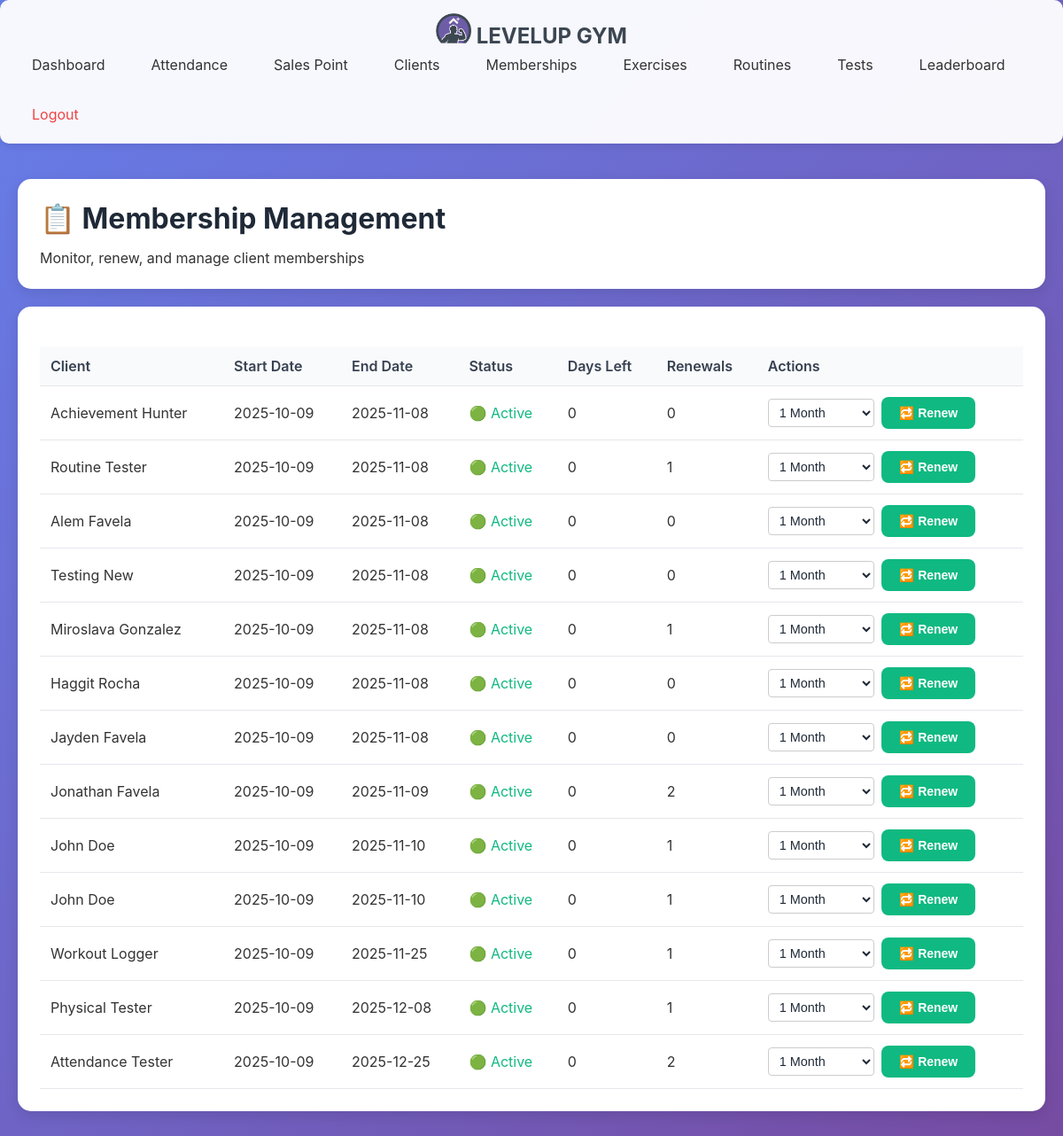
The app's page /admin/memberships, older data.
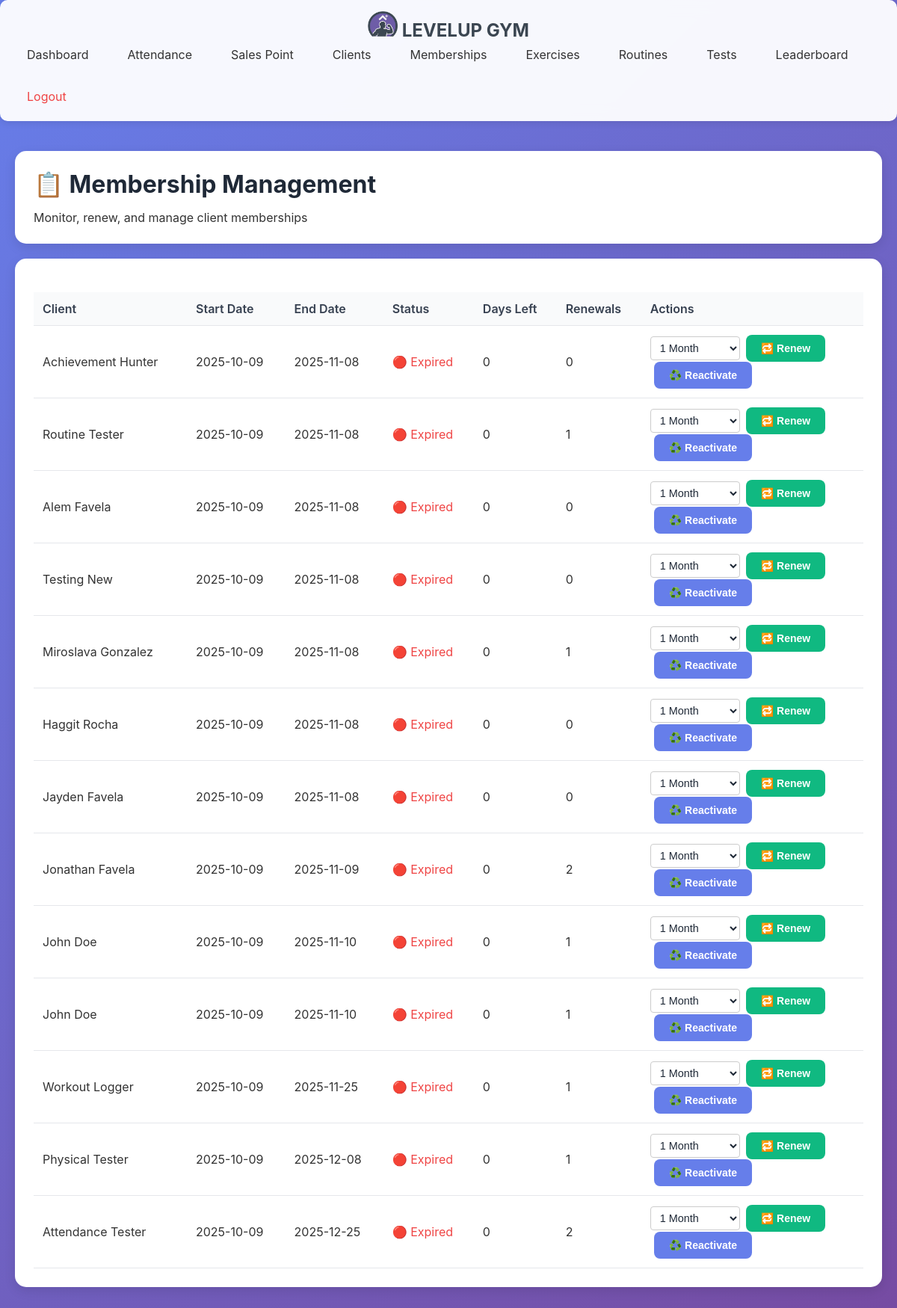
The same page, newer data.
### tables this page shows
CREATE TABLE client_memberships (
                membership_id INTEGER PRIMARY KEY AUTOINCREMENT,
                client_id INTEGER NOT NULL,
                start_date DATE NOT NULL,
                end_date DATE NOT NULL,
                status TEXT DEFAULT 'active',  -- active | expired | cancelled
                renewal_count INTEGER DEFAULT 0,
                last_renewal_date DATE,
                notes TEXT,
                FOREIGN KEY (client_id) REFERENCES clients(client_id) ON DELETE CASCADE
            );

### main.py (the view)
@app.route('/admin/memberships')
def admin_memberships():
    from controllers.membership_controller import MembershipController
    mc = MembershipController()
    memberships = mc.get_all_memberships()
    return render_template('admin/memberships.html', memberships=memberships)

### database/db_manager.py (called while the page is built)
    def connect(self):
        self.conn = sqlite3.connect(self.db_name)
        self.conn.row_factory = sqlite3.Row  # Access columns by name
        self.cursor = self.conn.cursor()

    def disconnect(self):
        if self.conn:
            self.conn.close()

    def execute_query(self, query, params=None):
        self.connect()
        if params:
            self.cursor.execute(query, params)
        else:
            self.cursor.execute(query)
        results = self.cursor.fetchall()
        self.disconnect()
        return results

    def execute_update(self, query, params=None):
        self.connect()
        if params:
            self.cursor.execute(query, params)
        else:
            self.cursor.execute(query)
        self.conn.commit()
        last_id = self.cursor.lastrowid
        self.disconnect()
        return last_id

### templates/admin/memberships.html (shortened to what this page needs)
{% extends "admin/base.html" %}
{% block content %}
<div class="card">
  <h1>📋 Membership Management</h1>
  <p>Monitor, renew, and manage client memberships</p>
</div>
<div class="card">
  <table class="table">
    <thead>
      <tr>
        <th>Client</th>
        <th>Start Date</th>
        <th>End Date</th>
        <th>Status</th>
        <th>Days Left</th>
        <th>Renewals</th>
        <th>Actions</th>
      </tr>
    </thead>
    <tbody>
      {% for m in memberships %}
      <tr>
        <td>{{ m.full_name }}</td>
        <td>{{ m.start_date }}</td>
        <td>{{ m.end_date }}</td>
        <td>
          {% if m.status == 'active' %}
          <span style="color: #10b981;">🟢 Active</span>
          {% elif m.status == 'expired' %}
          <span style="color: #ef4444;">🔴 Expired</span>
          {% else %}
          <span style="color: #fbbf24;">🟡 {{ m.status|title }}</span>
          {% endif %}
        </td>
        <td>{{ m.days_remaining if m.days_remaining > 0 else 0 }}</td>
        <td>{{ m.renewal_count }}</td>
        <td>
          <form action="{{ url_for('renew_membership') }}" method="post" style="display:inline;">
            <div style="display:flex; align-items:center; gap:8px;">
                <select name="duration_days" class="duration-select">
                    <option value="30" selected>1 Month</option>
                </select>
                <button type="submit" class="btn btn-success">🔁 Renew</button>
            </div>
          </form>
          {% if m.status == 'expired' %}
          <form action="{{ url_for('reactivate_membership') }}" method="post" style="display:inline;">
            <button type="submit" class="btn btn-primary" style="margin-left:5px;">♻️ Reactivate</button>
          </form>
          {% endif %}
        </td>
      </tr>
      {% endfor %}
    </tbody>
  </table>
</div>
{% endblock %}

### templates/admin/base.html (shortened to what this page needs)
<!DOCTYPE html>
<html lang="en">
<head>
</head>
<body>
    <nav>
        <div class="nav-content">
            <div class="logo" style="color: #3B4651;"><img src="/static/image/Untitled design - Copy.png" style="width: 40px; height: auto;"> LEVELUP GYM</div>
            <div class="nav-links">
                <a href="{{ url_for('admin_dashboard') }}">Dashboard</a>
                <a href="{{ url_for('admin_attendance') }}">Attendance</a>
                <a href="{{ url_for('admin_salespoint') }}">Sales Point</a>
                <a href="{{ url_for('admin_clients') }}">Clients</a>
                <a href="{{ url_for('admin_memberships') }}">Memberships</a>
                <a href="{{ url_for('admin_exercises') }}">Exercises</a>
                <a href="{{ url_for('admin_routines') }}">Routines</a>
                <a href="{{ url_for('admin_tests') }}">Tests</a>
                <a href="{{ url_for('admin_leaderboard') }}">Leaderboard</a>
                <a href="{{ url_for('admin_logout') }}" style="color: #ef4444;">Logout</a>
            </div>
        </div>
    </nav>
    <div class="container">
        {% block content %}{% endblock %}
    </div>
</body>
</html>

### templates/admin/base.html (style rules this page uses)
* { margin: 0; padding: 0; box-sizing: border-box; }
body { font-family: -apple-system, BlinkMacSystemFont, 'Segoe UI', Roboto, Oxygen, Ubuntu, Cantarell, sans-serif; background: linear-gradient(135deg, #667eea 0%, #764ba2 100%); min-height: 100vh; color: #333; }
.container { max-width: 1400px; margin: 0 auto; padding: 20px; }
nav { background: rgba(255, 255, 255, 0.95); backdrop-filter: blur(10px); padding: 15px 0; box-shadow: 0 2px 10px rgba(0,0,0,0.1); margin-bottom: 20px; border-radius: 10px; }
nav .nav-content { max-width: 1400px; margin: 0 auto; padding: 0 20px; display: flex; flex-direction: column; justify-content: space-between; align-items: center; flex-wrap: wrap; }
nav .logo { font-size: 24px; font-weight: bold; color: #667eea; }
nav .logo img { width: 25px; }
nav .nav-links { display: flex; gap: 20px; flex-wrap: wrap; }
nav a { color: #333; text-decoration: none; padding: 8px 16px; border-radius: 5px; transition: all 0.3s; }
.card { background: white; border-radius: 15px; padding: 25px; margin-bottom: 20px; box-shadow: 0 5px 15px rgba(0,0,0,0.1); }
.btn { display: inline-block; padding: 10px 20px; border-radius: 8px; text-decoration: none; font-weight: 600; transition: all 0.3s; border: none; cursor: pointer; font-size: 14px; }
.btn-primary { background: #667eea; color: white; }
.btn-success { background: #10b981; color: white; }
h1, h2, h3 { color: #1f2937; margin-bottom: 15px; }
table { width: 100%; border-collapse: collapse; margin-top: 20px; }
th, td { padding: 12px; text-align: left; border-bottom: 1px solid #e5e7eb; }
th { background: #f9fafb; font-weight: 600; color: #374151; }
input, select, textarea { width: 100%; padding: 10px; border: 2px solid #e5e7eb; border-radius: 8px; font-size: 14px; }

### templates/admin/memberships.html (style rules this page uses)
.duration-select { padding: 6px 8px; border-radius: 4px; border: 1px solid #ccc; background-color: white; color: #1f2937; font-size: 0.9rem; width: 120px; }

Row changes from the older to the newer data that the page shows:
changed client_memberships (number 1 of 13 on the later page): status "🟢 Active" → "🔴 Expired ♻️ Reactivate"
changed client_memberships (number 2 of 13 on the later page): status "🟢 Active" → "🔴 Expired ♻️ Reactivate"
changed client_memberships (number 3 of 13 on the later page): status "🟢 Active" → "🔴 Expired ♻️ Reactivate"
changed client_memberships (number 4 of 13 on the later page): status "🟢 Active" → "🔴 Expired ♻️ Reactivate"
changed client_memberships (number 5 of 13 on the later page): status "🟢 Active" → "🔴 Expired ♻️ Reactivate"
changed client_memberships (number 6 of 13 on the later page): status "🟢 Active" → "🔴 Expired ♻️ Reactivate"
changed client_memberships (number 7 of 13 on the later page): status "🟢 Active" → "🔴 Expired ♻️ Reactivate"
changed client_memberships (number 8 of 13 on the later page): status "🟢 Active" → "🔴 Expired ♻️ Reactivate"
changed client_memberships (number 9 of 13 on the later page): status "🟢 Active" → "🔴 Expired ♻️ Reactivate"
changed client_memberships (number 10 of 13 on the later page): status "🟢 Active" → "🔴 Expired ♻️ Reactivate"
changed client_memberships (number 11 of 13 on the later page): status "🟢 Active" → "🔴 Expired ♻️ Reactivate"
changed client_memberships (number 12 of 13 on the later page): status "🟢 Active" → "🔴 Expired ♻️ Reactivate"
changed client_memberships (number 13 of 13 on the later page): status "🟢 Active" → "🔴 Expired ♻️ Reactivate"
